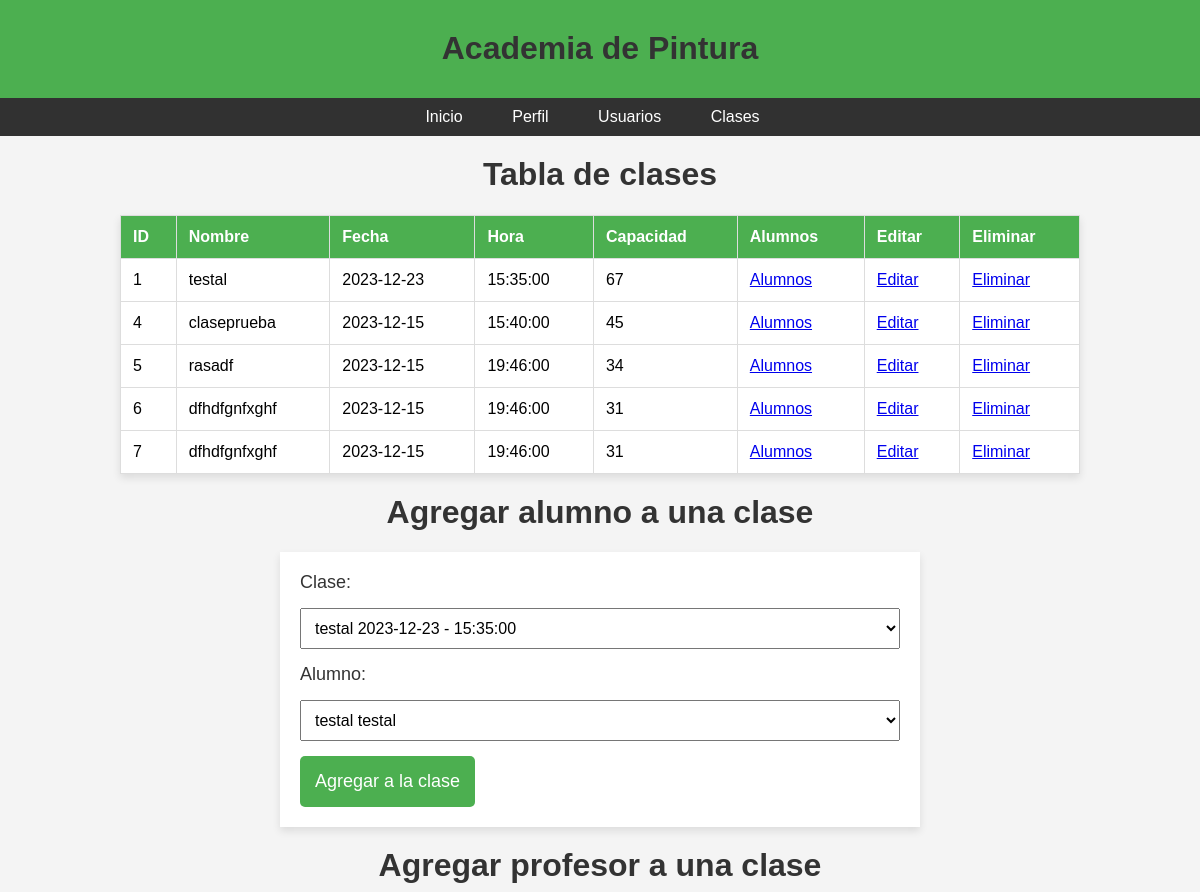
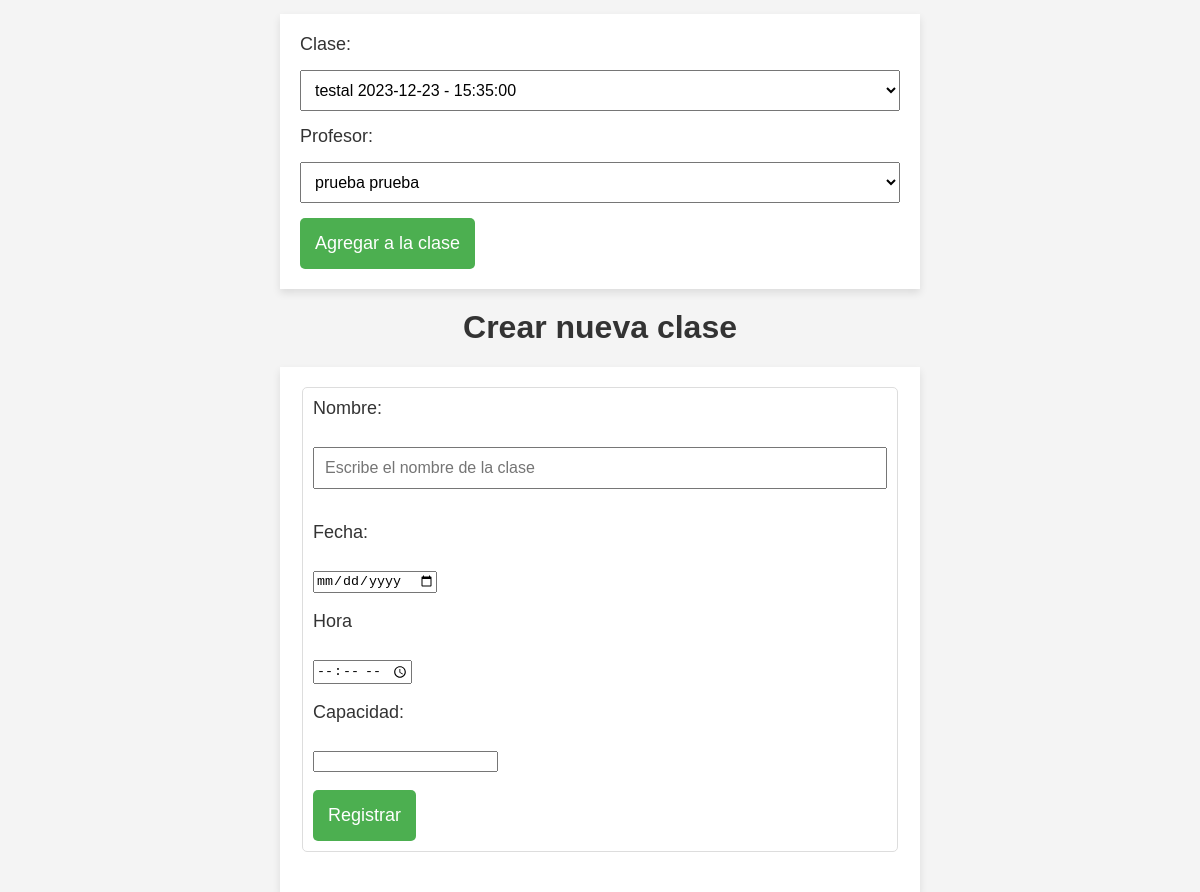
The page /proyecto/clases/listarclases.php on the database its author committed (2 pictures, top to bottom).
### tables this page shows
CREATE TABLE `clase` (
  `ID` int NOT NULL AUTO_INCREMENT,
  `Nombre` varchar(45) NOT NULL,
  `Fecha` date NOT NULL,
  `Hora` time NOT NULL,
  `Capacidad` int NOT NULL,
  `Profesor` int DEFAULT NULL,
  PRIMARY KEY (`ID`),
  UNIQUE KEY `ID` (`ID`)
);

### proyecto/clases/listarclases.php (the view, shortened to what this page needs)
<?php
include "../bd/base_de_datos.php";
try {
    $sentencia = $base_de_datos->query("SELECT * FROM clase;");
    $personas = $sentencia->fetchAll(PDO::FETCH_OBJ);
}catch(Exception $e){
    echo "Ocurrio un error:" . $e->getMessage();
}
?>
<!DOCTYPE html>
<html lang="es">
<head>
</head>
<body>
    <header>
        <h1>Academia de Pintura</h1>
    </header>
    <nav>
        <ul>
            <li><a href="../principal.php">Inicio</a></li>
            <li><a href="../usuarios/perfil.php">Perfil</a></li>
            <li><a href="../usuarios/listarusuarios.php">Usuarios</a></li>
            <li><a href="listarclases.php">Clases</a></li>
        </ul>
    </nav>
    <h1>Tabla de clases</h1>
    <table>
        <thead>
            <tr>
                <th>ID</th>
                <th>Nombre</th>
                <th>Fecha</th>
                <th>Hora</th>
                <th>Capacidad</th>
                <th>Alumnos</th>
                <th>Editar</th>
                <th>Eliminar</th>
            </tr>
        </thead>
        <tbody>
            <?php foreach($personas as $proyecto){ ?>
            <tr>
                <td><?php echo $proyecto->ID ?></td>
                <td><?php echo $proyecto->Nombre ?></td>
                <td><?php echo $proyecto->Fecha ?></td>
                <td><?php echo $proyecto->Hora ?></td>
                <td><?php echo $proyecto->Capacidad ?></td>
                <td><a href="<?php echo "./alumnos_clase.php?id=" . $proyecto->ID?>">Alumnos</a></td>
                <td><a href="<?php echo "./editar_clase.php?id=" . $proyecto->ID?>">Editar</a></td>
                <td><a href="<?php echo "./eliminar_clase.php?id=" . $proyecto->ID?>">Eliminar</a></td>
            </tr>
            <?php } ?>
        </tbody>
    </table>
    <h1>Agregar alumno a una clase</h1>
    <form method="post" action="procesar_agregar_usuario.php">
        <div class="form-group">
            <label for="clase_id">Clase:</label>
            <select name="clase_id" id="clase_id" class="form-control" required>
                <?php
                include "../bd/base_de_datos.php";
                $result = $base_de_datos->query("SELECT id, CONCAT(nombre, ' ', fecha, ' - ', hora) AS info_clase FROM clase");
                while ($row = $result->fetch(PDO::FETCH_ASSOC)) {
                    echo "<option value='{$row['id']}'>{$row['info_clase']}</option>";
                }
                ?>
            </select>
        </div>
        <div class="form-group">
            <label for="alumno_id">Alumno:</label>
            <select name="alumno_id" id="alumno_id" class="form-control" required>
                <?php
                include_once "../bd/base_de_datos.php";
                $result = $base_de_datos->query("SELECT id, CONCAT(nombre, ' ', apellidos) AS info_alum FROM usuario WHERE tipo = 'alumno'");
                while ($row = $result->fetch(PDO::FETCH_ASSOC)) {
                    echo "<option value='{$row['id']}'>{$row['info_alum']}</option>";
                }
                ?>
            </select>
        </div>
        <input type="submit" value="Agregar a la clase">
    </form>
    <h1>Agregar profesor a una clase</h1>
    <form method="post" action="procesar_agregar_usuario.php">
        <div class="form-group">
            <label for="clase_id">Clase:</label>
            <select name="clase_id" id="clase_id" class="form-control" required>
                <?php
                include "../bd/base_de_datos.php";
                $result = $base_de_datos->query("SELECT id, CONCAT(nombre, ' ', fecha, ' - ', hora) AS info_clase FROM clase");
                while ($row = $result->fetch(PDO::FETCH_ASSOC)) {
                    echo "<option value='{$row['id']}'>{$row['info_clase']}</option>";
                }
                ?>
            </select>
        </div>
        <div class="form-group">
            <label for="alumno_id">Profesor:</label>
            <select name="alumno_id" id="alumno_id" class="form-control" required>
                <?php
                include_once "../bd/base_de_datos.php";
                $result = $base_de_datos->query("SELECT id, CONCAT(nombre, ' ', apellidos) AS info_alum FROM usuario WHERE tipo = 'profesor'");
                while ($row = $result->fetch(PDO::FETCH_ASSOC)) {
                    echo "<option value='{$row['id']}'>{$row['info_alum']}</option>";
                }
                ?>
            </select>
        </div>
        <input type="submit" value="Agregar a la clase">
    </form>
    <h1>Crear nueva clase</h1>
    <form method="post" action="aplicar_nueva_clase.php">
        <fieldset>
            <label for="nombre">Nombre:</label>
            <br>
            <input name="nombre" required type="text" id="nombre" placeholder="Escribe el nombre de la clase">
            <br><br>
            <label for="fecha">Fecha:</label>
            <br>
            <input name="fecha" required type="date" id="fecha">
            <br><br>
            <label for="hora">Hora</label>
            <br>
            <input name="hora" required type="time" id="hora">
            <br><br>
            <label for="capacidad">Capacidad:</label>
            <br>
            <input name="capacidad" required type="number" id="capacidad">
            <br><br><input type="submit" value="Registrar">
        </fieldset>
    </form>
</body>
</html>

### proyecto/clases/listarclases.php (style rules this page uses)
body { font-family: Arial, sans-serif; background-color: #f4f4f4; margin: 0; padding: 0; display: flex; flex-direction: column; align-items: center; }
header { background-color: #4CAF50; color: #fff; padding: 10px; text-align: center; }
header, nav { width: 100%; display: block; }
nav { background-color: rgba(0, 0, 0, 0.8); padding: 10px 0; }
nav ul { list-style-type: none; margin: 0; padding: 0; text-align: center; }
nav ul li { display: inline-block; margin-right: 15px; }
nav ul li a { text-decoration: none; color: #fff; padding: 8px 15px; border-radius: 5px; }
table { border-collapse: collapse; width: 80%; box-shadow: 0 4px 8px rgba(0, 0, 0, 0.1); background-color: #fff; }
th, td { border: 1px solid #ddd; padding: 12px; text-align: left; }
th { background-color: #4CAF50; color: white; }
h1 { text-align: center; color: #333; margin-top: 20px; }
input[type="submit"] { padding: 8px 15px; border-radius: 5px; background-color: #fff; border: none; cursor: pointer; }
form { width: 50%; padding: 20px; background-color: #fff; box-shadow: 0 4px 8px rgba(0, 0, 0, 0.1); }
fieldset { border: 1px solid #ddd; border-radius: 5px; padding: 10px; margin-bottom: 20px; }
label { display: block; margin-bottom: 10px; font-size: 18px; color: #333; }
input[type="text"], input[type="password"], select { width: 100%; padding: 10px; margin-bottom: 15px; box-sizing: border-box; font-size: 16px; }
select { margin-top: 5px; }
input[type="submit"] { background-color: #4CAF50; color: white; padding: 15px; border: none; border-radius: 5px; cursor: pointer; font-size: 18px; }

### rows shown on the page
clase: ID "1", Nombre "testal", Fecha "2023-12-23", Hora "15:35:00", Capacidad "67"
clase: ID "4", Nombre "claseprueba", Fecha "2023-12-15", Hora "15:40:00", Capacidad "45"
clase: ID "5", Nombre "rasadf", Fecha "2023-12-15", Hora "19:46:00", Capacidad "34"
clase: ID "6", Nombre "dfhdfgnfxghf", Fecha "2023-12-15", Hora "19:46:00", Capacidad "31"
clase: ID "7", Nombre "dfhdfgnfxghf", Fecha "2023-12-15", Hora "19:46:00", Capacidad "31"

### other values the page prints
form field clase_id "testal 2023-12-23 - 15:35:00"
form field alumno_id "testal testal"
form field alumno_id "prueba prueba"
